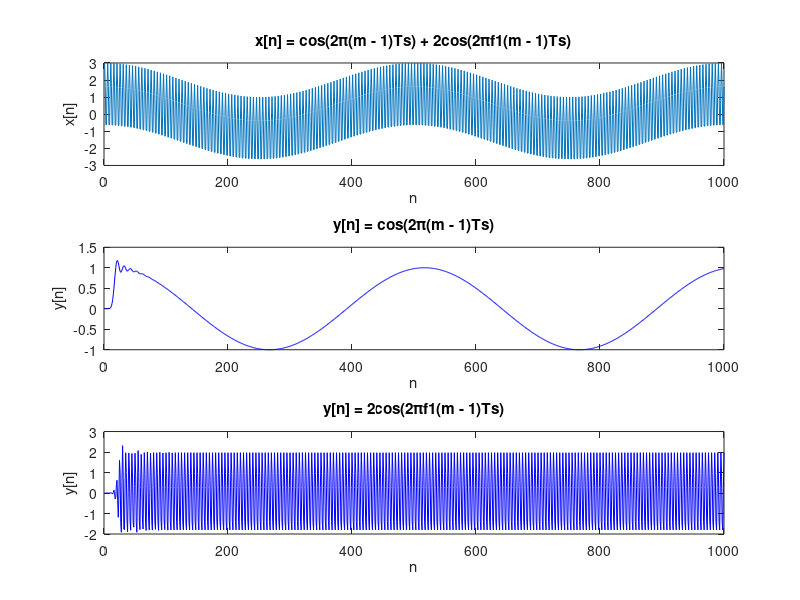

MATLAB code to generate this figure:
clear all;
clc;

%% Part 2 (a)
Ts = 0.002;
fs = 1/Ts;
f1 = 100;
M = 1000;
n = linspace(1, M, M);
x = zeros(1, M);

for m = 1:M
    x(m) = cos(2 * pi * (m - 1) * Ts) + 2 * cos(2 * pi * f1 * (m - 1) * Ts);
end

figure
subplot(3, 1, 1)
plot(n, x)
title('x[n] = cos(2π(m - 1)Ts) + 2cos(2πf1(m - 1)Ts)')
xlabel('n')
ylabel('x[n]')

%% Part 2 (b)
L = 16; % order
fc = 0.5 * f1/(0.5 * fs);
[b1, a1] = butter(L, fc);
[H1, w1] = freqz(b1, a1, M);

y1 = filter(b1, a1, x);

subplot(3, 1, 2)
%plot(n, y1, 'b', n, cos(2 * pi * (n - 1) * Ts), 'r')
plot(n, y1, 'b')
title('y[n] = cos(2π(m - 1)Ts)')
xlabel('n')
ylabel('y[n]')

%% Part 2 (c)
fc = f1 / (0.5 * fs);
[b2, a2] = butter(L, [fc * 0.707  fc * 1.414], 'bandpass');
[H2, w2] = freqz(b2, a2, M);

y2 = filter(b2, a2, x);

subplot(3, 1, 3)
%plot(n, y2, 'b', n, 2* cos(2 * pi * f1 * (n - 1) * Ts), 'r')
plot(n, y2, 'b')
title('y[n] = 2cos(2πf1(m - 1)Ts)')
xlabel('n')
ylabel('y[n]')